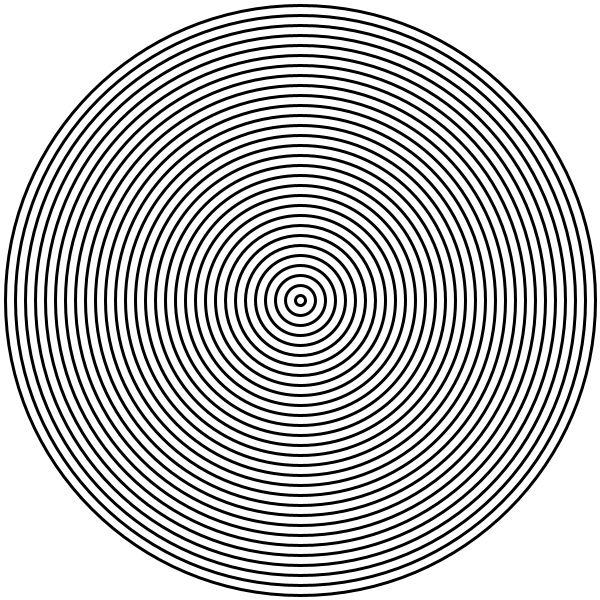
Frame 1 (no input)
Frame 60 (the mouse pressed at the canvas centre just before this capture): identical to frame 1, image omitted
Frame 120 (the mouse held since frame 60 and released just before this capture): identical to frame 1, image omitted

The Processing sketch that drew this single still picture (run headless with seeded random() and noise(); from frame 60 on, the mouse is pressed at the canvas centre):

// Processing sketch: concentric_circles
// ── concentric_circles.pde
void setup(){
  size(600,600);
  strokeWeight(3);
  
}

void draw(){
  background(255);
  for(int r=width-10; r>0; r-=20){
    ellipse(width/2, height/2, r, r); 
  }
}
